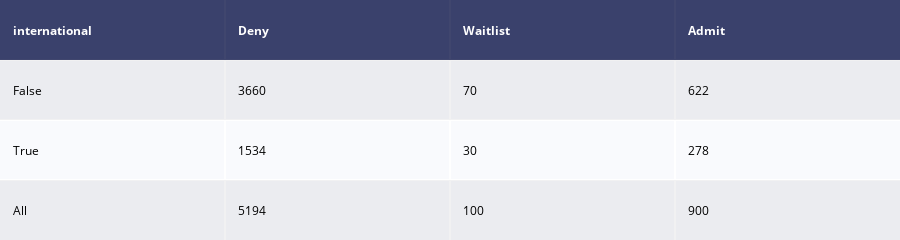

The notebook cell this image was saved under:
### Code cell
tabela

### Figure 1 — Plotly figure (JSON) as saved in the notebook; plotly's stock layout.template omitted (floating-point values rounded to 4 significant figures)
{"data": [{"colorscale": [[0, "#00083e"], [0.5, "#ededee"], [1, "#ffffff"]], "hoverinfo": "none", "opacity": 0.75, "showscale": false, "type": "heatmap", "z": [[0, 0, 0, 0], [0.5, 0.5, 0.5, 0.5], [1, 1, 1, 1], [0.5, 0.5, 0.5, 0.5]]}], "layout": {"annotations": [{"align": "left", "font": {"color": "#ffffff"}, "showarrow": false, "text": "<b>international</b>", "x": -0.45, "xanchor": "left", "xref": "x", "y": 0, "yref": "y"}, {"align": "left", "font": {"color": "#ffffff"}, "showarrow": false, "text": "<b>Deny</b>", "x": 0.55, "xanchor": "left", "xref": "x", "y": 0, "yref": "y"}, {"align": "left", "font": {"color": "#ffffff"}, "showarrow": false, "text": "<b>Waitlist</b>", "x": 1.55, "xanchor": "left", "xref": "x", "y": 0, "yref": "y"}, {"align": "left", "font": {"color": "#ffffff"}, "showarrow": false, "text": "<b>Admit</b>", "x": 2.55, "xanchor": "left", "xref": "x", "y": 0, "yref": "y"}, {"align": "left", "font": {"color": "#000000"}, "showarrow": false, "text": "False", "x": -0.45, "xanchor": "left", "xref": "x", "y": 1, "yref": "y"}, {"align": "left", "font": {"color": "#000000"}, "showarrow": false, "text": "3660", "x": 0.55, "xanchor": "left", "xref": "x", "y": 1, "yref": "y"}, {"align": "left", "font": {"color": "#000000"}, "showarrow": false, "text": "70", "x": 1.55, "xanchor": "left", "xref": "x", "y": 1, "yref": "y"}, {"align": "left", "font": {"color": "#000000"}, "showarrow": false, "text": "622", "x": 2.55, "xanchor": "left", "xref": "x", "y": 1, "yref": "y"}, {"align": "left", "font": {"color": "#000000"}, "showarrow": false, "text": "True", "x": -0.45, "xanchor": "left", "xref": "x", "y": 2, "yref": "y"}, {"align": "left", "font": {"color": "#000000"}, "showarrow": false, "text": "1534", "x": 0.55, "xanchor": "left", "xref": "x", "y": 2, "yref": "y"}, {"align": "left", "font": {"color": "#000000"}, "showarrow": false, "text": "30", "x": 1.55, "xanchor": "left", "xref": "x", "y": 2, "yref": "y"}, {"align": "left", "font": {"color": "#000000"}, "showarrow": false, "text": "278", "x": 2.55, "xanchor": "left", "xref": "x", "y": 2, "yref": "y"}, {"align": "left", "font": {"color": "#000000"}, "showarrow": false, "text": "All", "x": -0.45, "xanchor": "left", "xref": "x", "y": 3, "yref": "y"}, {"align": "left", "font": {"color": "#000000"}, "showarrow": false, "text": "5194", "x": 0.55, "xanchor": "left", "xref": "x", "y": 3, "yref": "y"}, {"align": "left", "font": {"color": "#000000"}, "showarrow": false, "text": "100", "x": 1.55, "xanchor": "left", "xref": "x", "y": 3, "yref": "y"}, {"align": "left", "font": {"color": "#000000"}, "showarrow": false, "text": "900", "x": 2.55, "xanchor": "left", "xref": "x", "y": 3, "yref": "y"}], "height": 170, "margin": {"b": 0, "l": 0, "r": 0, "t": 0}, "xaxis": {"dtick": 1, "gridwidth": 2, "showticklabels": false, "tick0": -0.5, "ticks": "", "zeroline": false}, "yaxis": {"autorange": "reversed", "dtick": 1, "gridwidth": 2, "showticklabels": false, "tick0": 0.5, "ticks": "", "zeroline": false}}}
